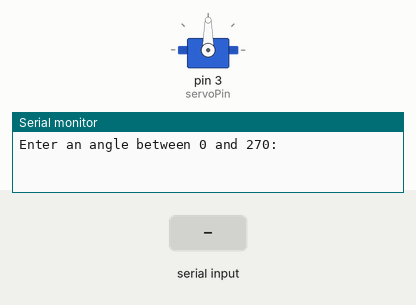
Simulated run of this sketch. Board: Arduino Uno, built with avr-gcc and run on an emulated ATmega328P. On the bench: servo, the last lines printed to the serial monitor. The inputs (shaded band) are chosen by the test bench.

Above: at 1.2 s.
1.3 s: "0\n" received over Serial
At 1.7 s:
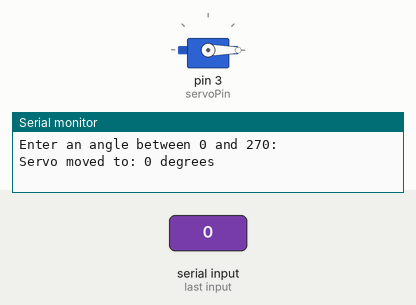
2.8 s: "90\n" received over Serial
At 4.0 s:
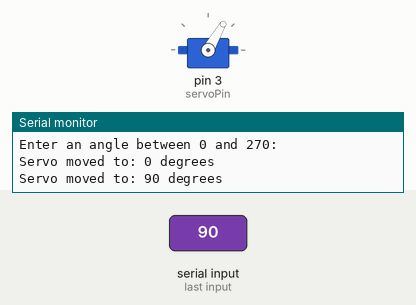
4.3 s: "200\n" received over Serial
At 5.3 s:
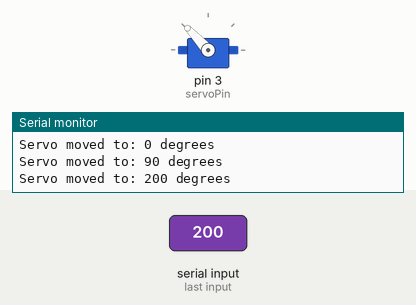
Timing chart, 0 to 7.3 s (numbered marks = the images above; inputs shaded):
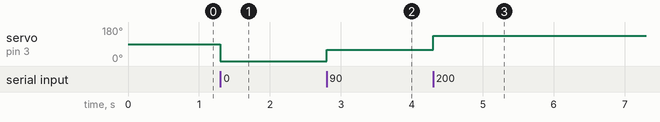

Measured:
- after the input at 1.3 s, servo on pin 3 (servoPin): 90° → 0° at once
- after the input at 2.8 s, servo on pin 3 (servoPin): 0° → 60° at once
- after the input at 4.3 s, servo on pin 3 (servoPin): 60° → 133° at once

The sketch:

pinzaInput.ino
```cpp
#include <Servo.h>

Servo myservo;

const int servoPin = 3;
const int minPulse = 500;
const int maxPulse = 2500;

void setup() {
  Serial.begin(9600);

  myservo.attach(servoPin, minPulse, maxPulse);
  myservo.writeMicroseconds(1500); // Initial position: 135 deg

  Serial.println("Enter an angle between 0 and 270:");
}

void loop() {
  if (Serial.available() > 0) {

    String input = Serial.readStringUntil('\n');
    input.trim();

    if (input.length() == 0) return;

    for (int i = 0; i < input.length(); i++) {
      if (!isDigit(input[i])) {
        Serial.println("Please enter a valid number.");
        return;
      }
    }

    int angle = input.toInt();

    if (angle >= 0 && angle <= 270) {

      int pulse = map(angle, 0, 270, minPulse, maxPulse);
      myservo.writeMicroseconds(pulse);

      Serial.print("Servo moved to: ");
      Serial.print(angle);
      Serial.println(" degrees");

    } else {
      Serial.println("Error: enter an angle between 0 and 270.");
    }
  }
}
```
